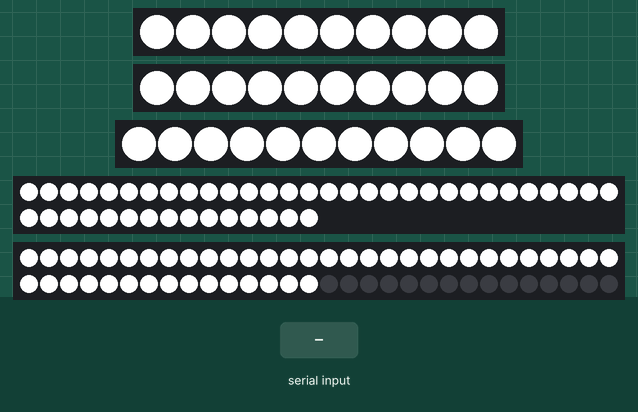
Bench run of a sketch on a simulated Arduino Uno, built with avr-gcc and run on an emulated ATmega328P. On the bench: 2 × 10 RGB LEDs in strip order, left to right, 11 RGB LEDs in strip order, left to right, 45 RGB LEDs in strip order, left to right, continuing on the next row, 60 RGB LEDs in strip order, left to right, continuing on the next row. Inputs (shaded band) come from the test bench. The strip is taken to match the declared colour order.

Above: at 0.1 s.
3.3 s: "30,150\n" received over Serial
At 3.8 s:
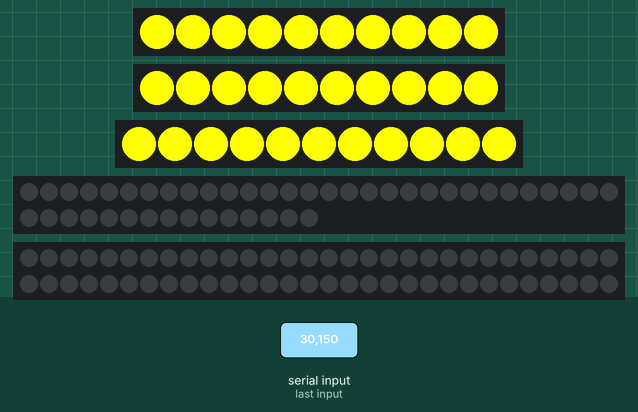
6.3 s: byte 2 (RIGHTTURN) received over Serial
At 6.8 s:
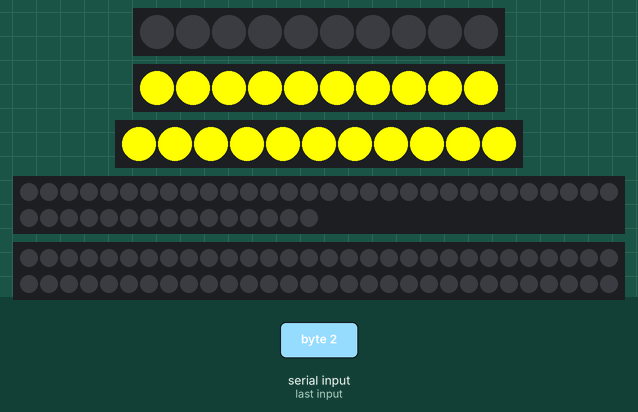
9.3 s: byte 4 (BRAKE) received over Serial
At 10.9 s:
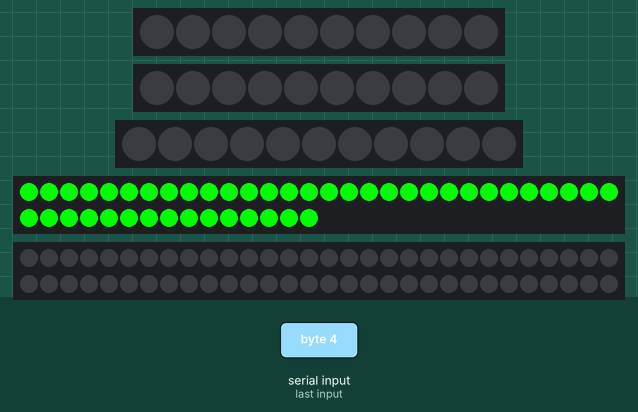
12.0 s: byte 1 (LEFTTURN) received over Serial
At 12.5 s:
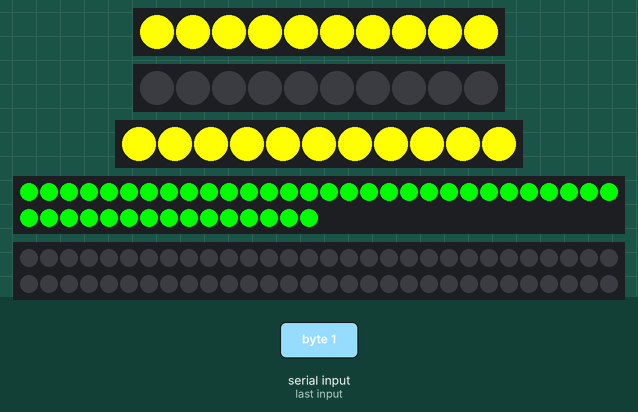
15.0 s: byte 3 (HAZARD) received over Serial
At 16.8 s:
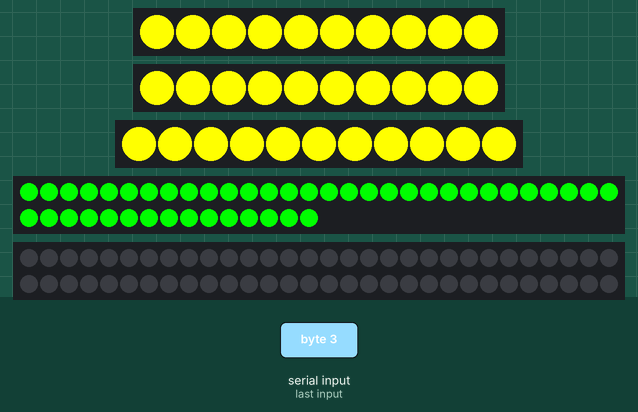
18.0 s: byte 6 (NIGHT) received over Serial
At 19.9 s:
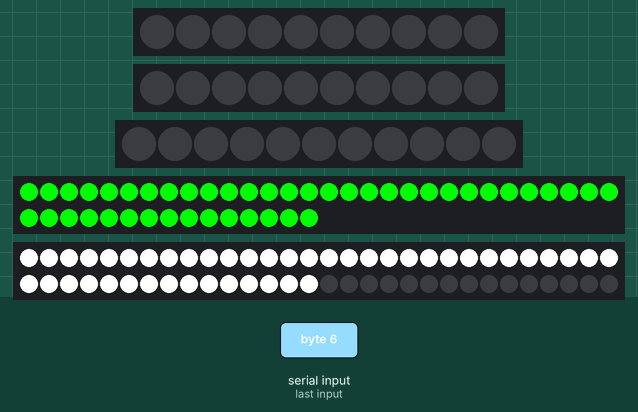
Timing chart, 0 to 21.4 s (numbered marks = the images above; inputs shaded):
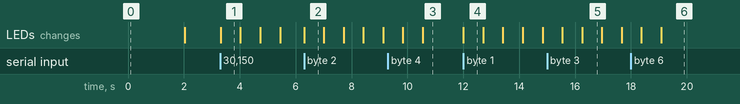

Measured:
- after the input at 3.3 s, the LEDs: change at once (image 1)
- after the input at 6.3 s, the LEDs: change at once (image 2)
- after the input at 9.3 s, the LEDs: first differ from a run without the input after 1.2 s (image 3)
- after the input at 12.0 s, the LEDs: change at once (image 4)
- after the input at 15.0 s, the LEDs: first differ from a run without the input after 1.3 s (image 5)
- after the input at 18.0 s, the LEDs: first differ from a run without the input after 1.1 s (image 6)
- what the display in image 1 shows lasts 0.7 s, from 3.3 s to 4.0 s

The sketch:

backpack-cyclists.ino
```cpp
//Include Adafruit_Neopixel header file to control LEDs
#include <Adafruit_NeoPixel.h>

//Design a variable for Serial.read
int state = 0;

//Define macros to identify each output pin
#define LEFTPIN 5
#define RIGHTPIN 6
#define MIDDLEPIN 9
#define BRAKEPIN 10
#define NIGHTPIN 11

//Define macros to identify each mode
#define OFF 0
#define LEFTTURN 1
#define RIGHTTURN 2
#define HAZARD 3
#define BRAKE 4
#define BRAKEOFF 5
#define NIGHT 6
#define NIGHTOFF 7

//Set each strip the number of sequential LEDs,
//the pin number to which is connected,
//and the type of strip that is connected, according to the library
Adafruit_NeoPixel stripLeft = Adafruit_NeoPixel(10, LEFTPIN, NEO_RGB);
Adafruit_NeoPixel stripRight = Adafruit_NeoPixel(10, RIGHTPIN, NEO_RGB);
Adafruit_NeoPixel stripMiddle = Adafruit_NeoPixel(11, MIDDLEPIN, NEO_RGB);
Adafruit_NeoPixel stripBrake = Adafruit_NeoPixel(45, BRAKEPIN, NEO_RGB);
Adafruit_NeoPixel stripNight = Adafruit_NeoPixel(60, NIGHTPIN, NEO_RGB);

//Set colors to left turn strip
uint32_t offLeft = stripLeft.Color(0, 0, 0);
uint32_t whiteLeft = stripLeft.Color(255, 255, 255);
uint32_t yellowLeft = stripLeft.Color(255, 255, 0);
uint32_t redLeft = stripLeft.Color(255, 0, 0);

//Set colors to right turn strip
uint32_t offRight = stripRight.Color(0, 0, 0);
uint32_t whiteRight = stripRight.Color(255, 255, 255);
uint32_t yellowRight = stripRight.Color(255, 255, 0);
uint32_t redRight = stripRight.Color(255, 0, 0);

//Set colors to middle turn strip
uint32_t offMiddle = stripMiddle.Color(0, 0, 0);
uint32_t whiteMiddle = stripMiddle.Color(255, 255, 255);
uint32_t yellowMiddle = stripMiddle.Color(255, 255, 0);
uint32_t redMiddle = stripMiddle.Color(255, 0, 0);

//Set colors to brake strip
uint32_t offBrake = stripBrake.Color(0, 0, 0);
uint32_t whiteBrake = stripBrake.Color(255, 255, 255);
uint32_t yellowBrake = stripBrake.Color(255, 255, 0);
uint32_t redBrake = stripBrake.Color(0, 255, 0);

//Set colors to night mode strip
uint32_t offNight = stripNight.Color(0, 0, 0);
uint32_t whiteNight = stripNight.Color(255, 255, 255);
uint32_t yellowNight = stripNight.Color(255, 255, 0);
uint32_t redNight = stripNight.Color(255, 0, 0);

//Function to turn LEDs on when setup runs
void setupOn() {
  for (int n = 0; n < 10; n++) {
    stripLeft.setPixelColor(n, whiteLeft);
    stripRight.setPixelColor(n, whiteRight);
  }
  for (int n = 0; n < 11; n++) {
    stripMiddle.setPixelColor(n, whiteMiddle);
  }
  for (int n = 0; n < 45; n++) {
    stripBrake.setPixelColor(n, whiteBrake);
  }
  for (int n = 0; n < 45; n++) {
    stripNight.setPixelColor(n, whiteNight);
  }
  stripLeft.show();
  stripRight.show();
  stripMiddle.show();
  stripBrake.show();
  stripNight.show();
}

//Function to turn LEDs off when setup is about to end
void setupOff() {
 for (int n = 0; n < 10; n++) {
    stripLeft.setPixelColor(n, offLeft);
    stripRight.setPixelColor(n, offRight);
  }
  for (int n = 0; n < 11; n++) {
    stripMiddle.setPixelColor(n, offMiddle);
  }
  for (int n = 0; n < 45; n++) {
    stripBrake.setPixelColor(n, offBrake);
  }
  for (int n = 0; n < 45; n++) {
    stripNight.setPixelColor(n, offNight);
  }
  stripLeft.show();
  stripRight.show();
  stripMiddle.show();
  stripBrake.show();
  stripNight.show();
}

void setup() {
  Serial.begin(9600);
  stripLeft.begin();
  stripRight.begin();
  stripMiddle.begin();
  stripBrake.begin();
  stripNight.begin();

  setupOn();
  delay(2000);
  setupOff();
}

void loop() {
  if(Serial.available() > 0){
    state = Serial.read();
  }
  if ('0' <= state && '9' >= state){
        state = state - '0';
  }

  if (state == OFF) {
    setupOff();
  }

  if (state == LEFTTURN) {
    for (int n = 0; n < 10; n++) {
      stripLeft.setPixelColor(n, yellowLeft);
    }
    for (int n = 0; n < 11; n++) {
      stripMiddle.setPixelColor(n, yellowMiddle);
    }
    stripLeft.show();
    stripMiddle.show();
    delay(706);

    for (int n = 0; n < 10; n++) {
      stripLeft.setPixelColor(n, offLeft);
    }
    for (int n = 0; n < 11; n++) {
      stripMiddle.setPixelColor(n, offMiddle);
    }
    stripLeft.show();
    stripMiddle.show();
    delay(706);
  }
  else if (state == RIGHTTURN) {
    for (int n = 0; n < 10; n++) {
      stripRight.setPixelColor(n, yellowRight);
    }
    for (int n = 0; n < 11; n++) {
      stripMiddle.setPixelColor(n, yellowMiddle);
    }
    stripRight.show();
    stripMiddle.show();
    delay(706);

    for (int n = 0; n < 10; n++) {
      stripRight.setPixelColor(n, offRight);
    }
    for (int n = 0; n < 11; n++) {
      stripMiddle.setPixelColor(n, offMiddle);
    }
    stripRight.show();
    stripMiddle.show();
    delay(706);
  }
  else if (state == HAZARD) {
    for (int n = 0; n < 10; n++) {
      stripLeft.setPixelColor(n, yellowLeft);
      stripRight.setPixelColor(n, yellowRight);
    }
    for (int n = 0; n < 11; n++) {
      stripMiddle.setPixelColor(n, yellowMiddle);
    }
    stripRight.show();
    stripLeft.show();
    stripMiddle.show();
    delay(706);

    for (int n = 0; n < 10; n++) {
      stripLeft.setPixelColor(n, offLeft);
      stripRight.setPixelColor(n, offRight);
    }
    for (int n = 0; n < 11; n++) {
      stripMiddle.setPixelColor(n, offMiddle);
    }
    stripRight.show();
    stripLeft.show();
    stripMiddle.show();
    delay(706);
  }
  else if (state == BRAKE) {
    for (int n = 0; n < 45; n++) {
    stripBrake.setPixelColor(n, redBrake);
    }
    stripBrake.show();
  }
  else if (state == BRAKEOFF) {
    for (int n = 0; n < 45; n++) {
    stripBrake.setPixelColor(n, offBrake);
    }
    stripBrake.show();
  }
  else if (state == NIGHT) {
    for (int n = 0; n < 45; n++) {
    stripNight.setPixelColor(n, whiteNight);
    }
    stripNight.show();
  }
  else if(state == NIGHTOFF) {
    for (int n = 0; n < 45; n++) {
    stripNight.setPixelColor(n, offNight);
    }
    stripNight.show();
  }
}
```
